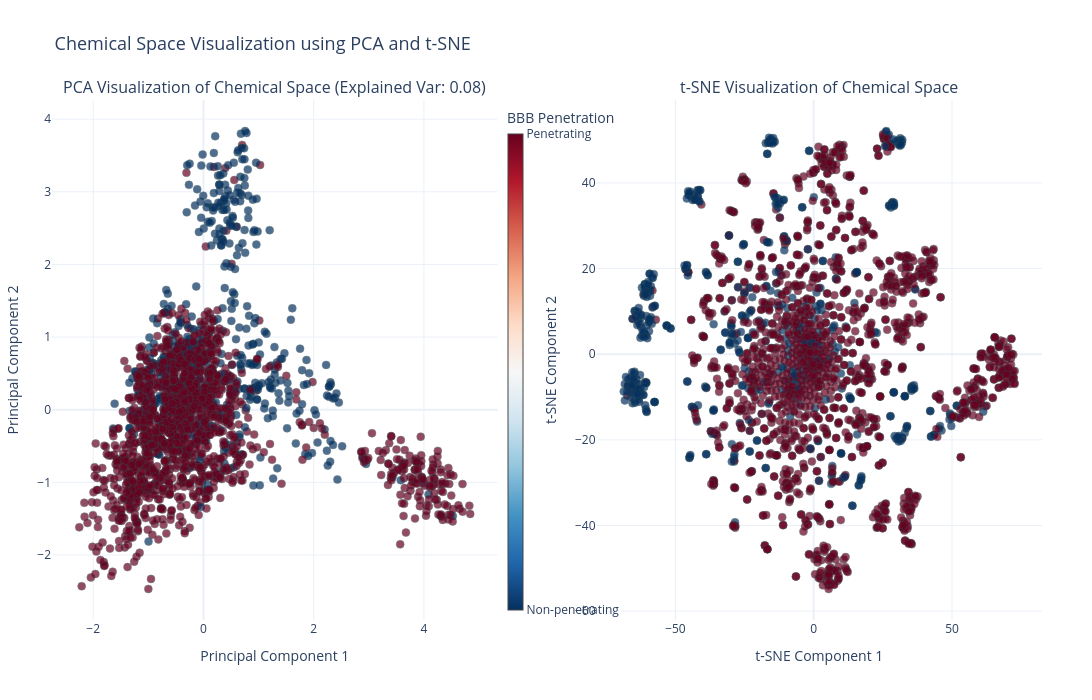

The code cell stored with this chart in its notebook:
### Markdown cell above
### 2) Visualize the chemical space covered by the molecules in the dataset using PCA and t-SNE. Comment and justify the results.

### Code cell
from sklearn.decomposition import PCA
from sklearn.manifold import TSNE
from rdkit.Chem import rdFingerprintGenerator
import plotly.express as px
import plotly.graph_objects as go
from plotly.subplots import make_subplots

# Generate Morgan fingerprint generator with radius 2 and 2048 bits
mfpgen = rdFingerprintGenerator.GetMorganGenerator(radius=2, fpSize=2048)

# Convert SMILES to RDKit molecule objects
mols = [Chem.MolFromSmiles(smiles) for smiles in df['smiles']]
mols = [mol for mol in mols if mol is not None]  # Filter out None values

# Extract penetration labels for valid molecules
valid_indices = [i for i, mol in enumerate(mols) if mol is not None]
labels = df['p_np'].iloc[valid_indices].values

# Generate Morgan fingerprints (ECFP) with 2048 bits
print("Generating molecular fingerprints...")
fingerprints = [mfpgen.GetFingerprint(mol) for mol in mols]
fingerprints_array = np.array([list(fp) for fp in fingerprints])

# Apply PCA for dimensionality reduction
print("Applying PCA...")
pca = PCA(n_components=2)
pca_result = pca.fit_transform(fingerprints_array)
print(f"Explained variance ratio with PCA: {pca.explained_variance_ratio_.sum():.2f}")

# Apply t-SNE for dimensionality reduction
print("Applying t-SNE...")
tsne = TSNE(n_components=2, random_state=42, perplexity=30, n_iter=1000)
tsne_result = tsne.fit_transform(fingerprints_array)

# Create a dataframe with all the results for easier plotting
viz_df = pd.DataFrame({
    'PCA_1': pca_result[:, 0],
    'PCA_2': pca_result[:, 1],
    'tSNE_1': tsne_result[:, 0],
    'tSNE_2': tsne_result[:, 1],
    'Penetration': labels,
    'PenetrationLabel': ['Penetrating' if l == 1 else 'Non-penetrating' for l in labels],
    'Name': df['name'].iloc[valid_indices].values,
    'SMILES': df['smiles'].iloc[valid_indices].values
})

# Create subplots with 1 row and 2 columns
fig = make_subplots(
    rows=1, cols=2,
    subplot_titles=(
        f'PCA Visualization of Chemical Space (Explained Var: {pca.explained_variance_ratio_.sum():.2f})', 
        't-SNE Visualization of Chemical Space'
    ),
    horizontal_spacing=0.1
)

# Add PCA scatter plot
fig.add_trace(
    go.Scatter(
        x=viz_df['PCA_1'],
        y=viz_df['PCA_2'],
        mode='markers',
        marker=dict(
            size=8,
            color=viz_df['Penetration'],
            colorscale='RdBu_r',
            opacity=0.7,
            line=dict(width=0.5, color='DarkSlateGrey'),
            colorbar=dict(
                title="BBB Penetration",
                x=0.45,
                y=0.5,
                thickness=15,
                tickvals=[0, 1],
                ticktext=['Non-penetrating', 'Penetrating']
            ),
            showscale=True
        ),
        text=viz_df['Name'],
        hoverinfo='text',
        hovertemplate='<b>Name:</b> %{text}<br><b>Penetration:</b> %{marker.color}<extra></extra>',
        showlegend=False
    ),
    row=1, col=1
)

# Add t-SNE scatter plot
fig.add_trace(
    go.Scatter(
        x=viz_df['tSNE_1'],
        y=viz_df['tSNE_2'],
        mode='markers',
        marker=dict(
            size=8,
            color=viz_df['Penetration'],
            colorscale='RdBu_r',
            opacity=0.7,
            line=dict(width=0.5, color='DarkSlateGrey'),
            showscale=False
        ),
        text=viz_df['Name'],
        hoverinfo='text',
        hovertemplate='<b>Name:</b> %{text}<br><b>Penetration:</b> %{marker.color}<extra></extra>',
        showlegend=False
    ),
    row=1, col=2
)

# Update layout
fig.update_layout(
    height=700,
    width=1200,
    title_text="Chemical Space Visualization using PCA and t-SNE",
    title_font=dict(size=18),
    template="plotly_white",
    hoverlabel=dict(bgcolor="white", font_size=12),
    margin=dict(l=50, r=50, t=100, b=80)
)

# Update x and y axis labels
fig.update_xaxes(title_text=f"Principal Component 1", row=1, col=1)
fig.update_yaxes(title_text=f"Principal Component 2", row=1, col=1)
fig.update_xaxes(title_text=f"t-SNE Component 1", row=1, col=2)
fig.update_yaxes(title_text=f"t-SNE Component 2", row=1, col=2)

# Show the interactive plot
fig.show()

# Add detailed analysis
print("\nAnalysis of Chemical Space Visualization:")
print("------------------------------------------")
print(f"PCA visualization explains {pca.explained_variance_ratio_.sum():.2f} of the total variance, preserving global structure.")
print("t-SNE visualization preserves local neighborhoods and can reveal more detailed clusters.")
print(f"Number of penetrating molecules (1): {sum(labels == 1)} ({sum(labels == 1)/len(labels)*100:.1f}%)")
print(f"Number of non-penetrating molecules (0): {sum(labels == 0)} ({sum(labels == 0)/len(labels)*100:.1f}%)")

# Class distribution in visualized space
print("\nClass Distribution Analysis:")
pca_penetrating = viz_df[viz_df['Penetration'] == 1][['PCA_1', 'PCA_2']]
pca_nonpenetrating = viz_df[viz_df['Penetration'] == 0][['PCA_1', 'PCA_2']]
tsne_penetrating = viz_df[viz_df['Penetration'] == 1][['tSNE_1', 'tSNE_2']]
tsne_nonpenetrating = viz_df[viz_df['Penetration'] == 0][['tSNE_1', 'tSNE_2']]

print(f"PCA - Mean position for penetrating molecules: ({pca_penetrating['PCA_1'].mean():.3f}, {pca_penetrating['PCA_2'].mean():.3f})")
print(f"PCA - Mean position for non-penetrating molecules: ({pca_nonpenetrating['PCA_1'].mean():.3f}, {pca_nonpenetrating['PCA_2'].mean():.3f})")
print(f"t-SNE - Mean position for penetrating molecules: ({tsne_penetrating['tSNE_1'].mean():.3f}, {tsne_penetrating['tSNE_2'].mean():.3f})")
print(f"t-SNE - Mean position for non-penetrating molecules: ({tsne_nonpenetrating['tSNE_1'].mean():.3f}, {tsne_nonpenetrating['tSNE_2'].mean():.3f})")

### Figure 1 — Plotly figure (JSON) as saved in the notebook; plotly's stock layout.template omitted (floating-point values rounded to 4 significant figures; data arrays with more than 128 entries replaced by an {"elided": "..."} marker saying what was removed)
{"data": [{"hoverinfo": "text", "hovertemplate": "<b>Name:</b> %{text}<br><b>Penetration:</b> %{marker.color}<extra></extra>", "marker": {"color": {"elided": "1975 int values"}, "colorbar": {"thickness": 15, "ticktext": ["Non-penetrating", "Penetrating"], "tickvals": [0, 1], "title": {"text": "BBB Penetration"}, "x": 0.45, "y": 0.5}, "colorscale": [[0, "rgb(5,48,97)"], [0.1, "rgb(33,102,172)"], [0.2, "rgb(67,147,195)"], [0.3, "rgb(146,197,222)"], [0.4, "rgb(209,229,240)"], [0.5, "rgb(247,247,247)"], [0.6, "rgb(253,219,199)"], [0.7, "rgb(244,165,130)"], [0.8, "rgb(214,96,77)"], [0.9, "rgb(178,24,43)"], [1, "rgb(103,0,31)"]], "line": {"color": "DarkSlateGrey", "width": 0.5}, "opacity": 0.7, "showscale": true, "size": 8}, "mode": "markers", "showlegend": false, "text": {"elided": "1975 str values"}, "type": "scatter", "x": {"elided": "1975 float values"}, "xaxis": "x", "y": {"elided": "1975 float values"}, "yaxis": "y"}, {"hoverinfo": "text", "hovertemplate": "<b>Name:</b> %{text}<br><b>Penetration:</b> %{marker.color}<extra></extra>", "marker": {"color": {"elided": "1975 int values"}, "colorscale": [[0, "rgb(5,48,97)"], [0.1, "rgb(33,102,172)"], [0.2, "rgb(67,147,195)"], [0.3, "rgb(146,197,222)"], [0.4, "rgb(209,229,240)"], [0.5, "rgb(247,247,247)"], [0.6, "rgb(253,219,199)"], [0.7, "rgb(244,165,130)"], [0.8, "rgb(214,96,77)"], [0.9, "rgb(178,24,43)"], [1, "rgb(103,0,31)"]], "line": {"color": "DarkSlateGrey", "width": 0.5}, "opacity": 0.7, "showscale": false, "size": 8}, "mode": "markers", "showlegend": false, "text": {"elided": "1975 str values"}, "type": "scatter", "x": {"elided": "1975 float values"}, "xaxis": "x2", "y": {"elided": "1975 float values"}, "yaxis": "y2"}], "layout": {"annotations": [{"font": {"size": 16}, "showarrow": false, "text": "PCA Visualization of Chemical Space (Explained Var: 0.08)", "x": 0.225, "xanchor": "center", "xref": "paper", "y": 1, "yanchor": "bottom", "yref": "paper"}, {"font": {"size": 16}, "showarrow": false, "text": "t-SNE Visualization of Chemical Space", "x": 0.775, "xanchor": "center", "xref": "paper", "y": 1, "yanchor": "bottom", "yref": "paper"}], "height": 700, "hoverlabel": {"bgcolor": "white", "font": {"size": 12}}, "margin": {"b": 80, "l": 50, "r": 50, "t": 100}, "title": {"font": {"size": 18}, "text": "Chemical Space Visualization using PCA and t-SNE"}, "width": 1200, "xaxis": {"anchor": "y", "domain": [0, 0.45], "title": {"text": "Principal Component 1"}}, "xaxis2": {"anchor": "y2", "domain": [0.55, 1], "title": {"text": "t-SNE Component 1"}}, "yaxis": {"anchor": "x", "domain": [0, 1], "title": {"text": "Principal Component 2"}}, "yaxis2": {"anchor": "x2", "domain": [0, 1], "title": {"text": "t-SNE Component 2"}}}}
